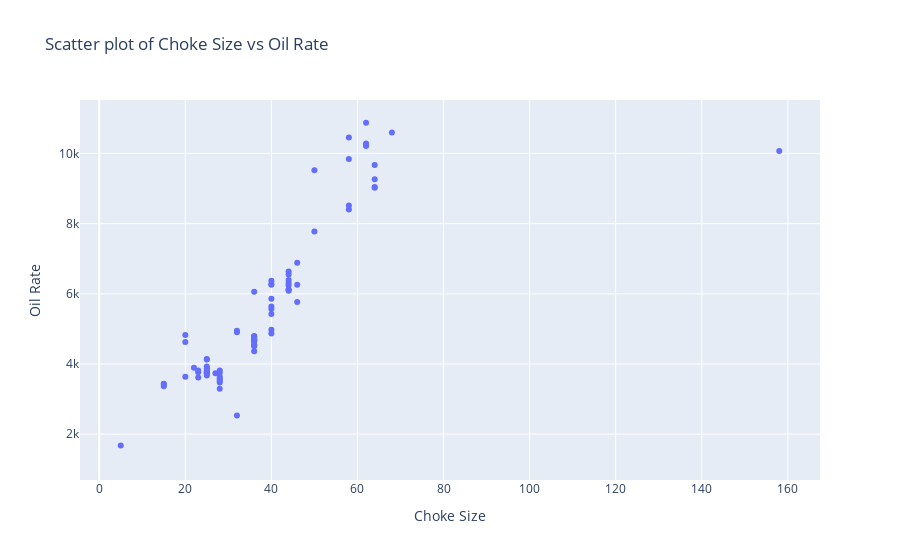

The notebook cell this image was saved under:
### Code cell
# Create a scatter plot
trace = go.Scatter(x=df_well4['Choke_well_4'], y=df_well4['Oil_Rate_well_4'], mode='markers')

# Create layout
layout = go.Layout(
    title='Scatter plot of Choke Size vs Oil Rate',
    xaxis=dict(title='Choke Size'),
    yaxis=dict(title='Oil Rate'),
)

fig = go.Figure(data=[trace], layout=layout)

fig.show()

### Figure 1 — Plotly figure (JSON) as saved in the notebook; plotly's stock layout.template omitted (floating-point values rounded to 4 significant figures; data arrays with more than 128 entries replaced by an {"elided": "..."} marker saying what was removed)
{"data": [{"mode": "markers", "type": "scatter", "x": {"elided": "178 int values"}, "y": {"elided": "178 float values"}}], "layout": {"title": {"text": "Scatter plot of Choke Size vs Oil Rate"}, "xaxis": {"title": {"text": "Choke Size"}}, "yaxis": {"title": {"text": "Oil Rate"}}}}
